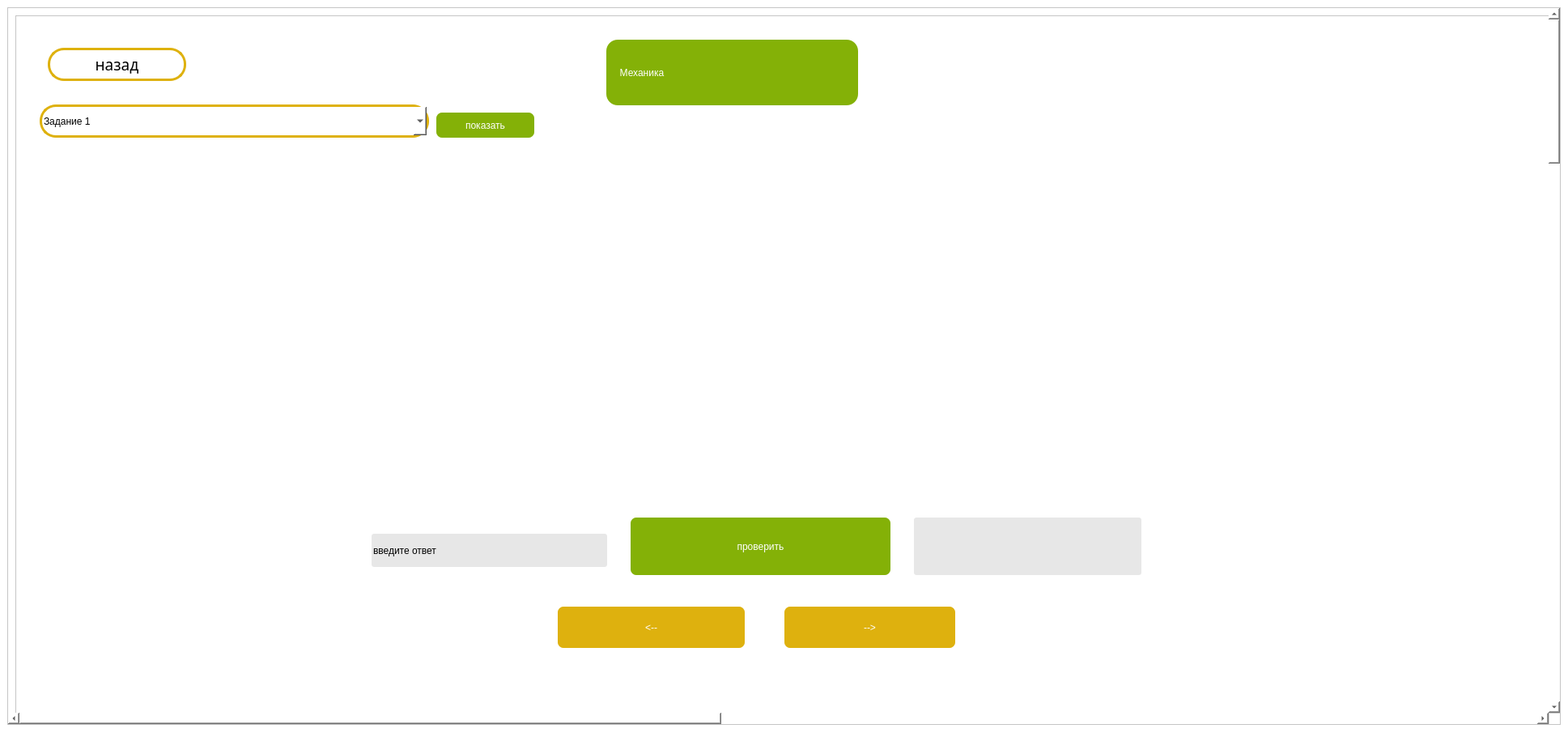
<?xml version="1.0" encoding="UTF-8"?>
<ui version="4.0">
 <class>MainWindow</class>
 <widget class="QMainWindow" name="MainWindow">
  <property name="geometry">
   <rect>
    <x>0</x>
    <y>0</y>
    <width>1937</width>
    <height>926</height>
   </rect>
  </property>
  <property name="windowTitle">
   <string>MainWindow</string>
  </property>
  <property name="styleSheet">
   <string notr="true">background-color: rgb(255, 255, 255);</string>
  </property>
  <widget class="QWidget" name="centralwidget">
   <property name="styleSheet">
    <string notr="true"/>
   </property>
   <layout class="QVBoxLayout" name="verticalLayout">
    <item>
     <widget class="QScrollArea" name="scrollArea">
      <property name="styleSheet">
       <string notr="true">QSCrollBar:vertical{
	boder:none;
	
	background-color: rgb(255, 239, 112);
	width: 14px;
	margin: 15px 0 15px 0;
	boder-radius: 0px;
}
QScrollBar::handle:vertical{
	background-color: rgb(86, 34, 103);
	min-height: 30px;
	border-radius: 7px;
}

QScrollBar::handle:vertical:hoverl{
	
	background-color: rgb(255, 85, 127);
}

QScrollBar::handle:vertical:pressed{
	
	background-color: rgb(55, 115, 255);
}

</string>
      </property>
      <property name="widgetResizable">
       <bool>true</bool>
      </property>
      <widget class="QWidget" name="scrollAreaWidgetContents">
       <property name="geometry">
        <rect>
         <x>0</x>
         <y>0</y>
         <width>5018</width>
         <height>5018</height>
        </rect>
       </property>
       <layout class="QVBoxLayout" name="verticalLayout_2">
        <item>
         <widget class="QFrame" name="frame">
          <property name="minimumSize">
           <size>
            <width>5000</width>
            <height>5000</height>
           </size>
          </property>
          <property name="styleSheet">
           <string notr="true"/>
          </property>
          <property name="frameShape">
           <enum>QFrame::StyledPanel</enum>
          </property>
          <property name="frameShadow">
           <enum>QFrame::Raised</enum>
          </property>
          <widget class="QLabel" name="logoLabel">
           <property name="geometry">
            <rect>
             <x>280</x>
             <y>20</y>
             <width>281</width>
             <height>81</height>
            </rect>
           </property>
           <property name="text">
            <string/>
           </property>
          </widget>
          <widget class="QPushButton" name="backButton">
           <property name="geometry">
            <rect>
             <x>40</x>
             <y>40</y>
             <width>171</width>
             <height>41</height>
            </rect>
           </property>
           <property name="font">
            <font>
             <family>Sitka Text Semibold</family>
             <pointsize>14</pointsize>
             <weight>7</weight>
             <italic>false</italic>
             <bold>false</bold>
            </font>
           </property>
           <property name="styleSheet">
            <string notr="true">background-color: rgba(255, 255, 255);
                color: rgb(0, 0, 0);
                font: 63 14pt &quot;Sitka Text Semibold&quot;;
                border-radius: 20px;

                border-width:3px;
                border-style: solid;
                border-color:rgb(222, 177, 14);</string>
           </property>
           <property name="text">
            <string>назад</string>
           </property>
          </widget>
          <widget class="QLabel" name="label">
           <property name="geometry">
            <rect>
             <x>730</x>
             <y>30</y>
             <width>311</width>
             <height>81</height>
            </rect>
           </property>
           <property name="styleSheet">
            <string notr="true">font: 63 30pt &quot;Sitka Text Semibold&quot;;
background-color: rgb(132, 177, 7);
color: rgb(255, 255, 255);
	border-radius: 14px;</string>
           </property>
           <property name="text">
            <string>     Механика</string>
           </property>
          </widget>
          <widget class="QComboBox" name="comboBox">
           <property name="geometry">
            <rect>
             <x>30</x>
             <y>110</y>
             <width>481</width>
             <height>41</height>
            </rect>
           </property>
           <property name="styleSheet">
            <string notr="true">background-color: rgba(255, 255, 255);
                color: rgb(0, 0, 0);
                font: 63 14pt &quot;Sitka Text Semibold&quot;;
                border-radius: 20px;

                border-width:3px;
                border-style: solid;
                border-color:rgb(222, 177, 14);</string>
           </property>
           <item>
            <property name="text">
             <string>Задание 1</string>
            </property>
           </item>
           <item>
            <property name="text">
             <string>Задание 2</string>
            </property>
           </item>
           <item>
            <property name="text">
             <string>Задание 3</string>
            </property>
           </item>
           <item>
            <property name="text">
             <string>Задание 4</string>
            </property>
           </item>
           <item>
            <property name="text">
             <string>Задание 5</string>
            </property>
           </item>
           <item>
            <property name="text">
             <string>Задание 6</string>
            </property>
           </item>
           <item>
            <property name="text">
             <string>Задание 18</string>
            </property>
           </item>
           <item>
            <property name="text">
             <string>Задание 22</string>
            </property>
           </item>
           <item>
            <property name="text">
             <string>Задание 26</string>
            </property>
           </item>
          </widget>
          <widget class="QPushButton" name="showButton">
           <property name="geometry">
            <rect>
             <x>520</x>
             <y>120</y>
             <width>121</width>
             <height>31</height>
            </rect>
           </property>
           <property name="styleSheet">
            <string notr="true">font: 63 14pt &quot;Sitka Text Semibold&quot;;
background-color: rgb(132, 177, 7);
color: rgb(255, 255, 255);
border-radius: 7px;</string>
           </property>
           <property name="text">
            <string>показать</string>
           </property>
          </widget>
          <widget class="QLabel" name="photoLabel">
           <property name="geometry">
            <rect>
             <x>980</x>
             <y>280</y>
             <width>681</width>
             <height>311</height>
            </rect>
           </property>
           <property name="text">
            <string/>
           </property>
          </widget>
          <widget class="QPushButton" name="returnButton">
           <property name="geometry">
            <rect>
             <x>670</x>
             <y>730</y>
             <width>231</width>
             <height>51</height>
            </rect>
           </property>
           <property name="styleSheet">
            <string notr="true">font: 63 14pt &quot;Sitka Text Semibold&quot;;
background-color: rgb(222, 177, 14);
color: rgb(255, 255, 255);
border-radius: 7px;</string>
           </property>
           <property name="text">
            <string>&lt;--</string>
           </property>
          </widget>
          <widget class="QPushButton" name="nextButton">
           <property name="geometry">
            <rect>
             <x>950</x>
             <y>730</y>
             <width>211</width>
             <height>51</height>
            </rect>
           </property>
           <property name="styleSheet">
            <string notr="true">font: 63 14pt &quot;Sitka Text Semibold&quot;;
background-color: rgb(222, 177, 14);
color: rgb(255, 255, 255);
border-radius: 7px;</string>
           </property>
           <property name="text">
            <string>--&gt;</string>
           </property>
          </widget>
          <widget class="QLabel" name="textLabel">
           <property name="geometry">
            <rect>
             <x>460</x>
             <y>270</y>
             <width>511</width>
             <height>321</height>
            </rect>
           </property>
           <property name="styleSheet">
            <string notr="true">background-color: rgba(255, 255, 255);
color: rgb(0, 0, 0);
border-color: rgb(255, 255, 255);
font: 63 22pt &quot;Sitka Text Semibold&quot;;</string>
           </property>
           <property name="text">
            <string/>
           </property>
           <property name="alignment">
            <set>Qt::AlignLeading|Qt::AlignLeft|Qt::AlignTop</set>
           </property>
          </widget>
          <widget class="QLineEdit" name="answerEdit">
           <property name="geometry">
            <rect>
             <x>440</x>
             <y>640</y>
             <width>291</width>
             <height>41</height>
            </rect>
           </property>
           <property name="styleSheet">
            <string notr="true">background-color: rgba(255, 255, 255);
color: rgb(0, 0, 0);
border-color: rgb(255, 255, 255);
font: 63 14pt &quot;Sitka Text Semibold&quot;;
background-color: rgba(194, 194, 194, 100);
border-radius: 3px;
</string>
           </property>
           <property name="text">
            <string>введите ответ</string>
           </property>
          </widget>
          <widget class="QPushButton" name="checkButton">
           <property name="geometry">
            <rect>
             <x>760</x>
             <y>620</y>
             <width>321</width>
             <height>71</height>
            </rect>
           </property>
           <property name="styleSheet">
            <string notr="true">font: 63 14pt &quot;Sitka Text Semibold&quot;;
background-color: rgb(132, 177, 7);
color: rgb(255, 255, 255);
border-radius: 7px;</string>
           </property>
           <property name="text">
            <string>проверить</string>
           </property>
          </widget>
          <widget class="QLabel" name="rightLabel">
           <property name="geometry">
            <rect>
             <x>1110</x>
             <y>620</y>
             <width>281</width>
             <height>71</height>
            </rect>
           </property>
           <property name="styleSheet">
            <string notr="true">background-color: rgba(255, 255, 255);
color: rgb(0, 0, 0);
border-color: rgb(255, 255, 255);
font: 63 14pt &quot;Sitka Text Semibold&quot;;
background-color: rgba(194, 194, 194, 100);
border-radius: 3px;
</string>
           </property>
           <property name="text">
            <string/>
           </property>
          </widget>
          <widget class="QLabel" name="numLabel">
           <property name="geometry">
            <rect>
             <x>310</x>
             <y>280</y>
             <width>121</width>
             <height>41</height>
            </rect>
           </property>
           <property name="styleSheet">
            <string notr="true">background-color: rgba(255, 255, 255);
color: rgb(0, 0, 0);
border-color: rgb(255, 255, 255);
font: 63 22pt &quot;Sitka Text Semibold&quot;;</string>
           </property>
           <property name="text">
            <string/>
           </property>
          </widget>
          <widget class="QLabel" name="decisionLabel">
           <property name="geometry">
            <rect>
             <x>450</x>
             <y>800</y>
             <width>841</width>
             <height>621</height>
            </rect>
           </property>
           <property name="text">
            <string/>
           </property>
          </widget>
          <widget class="QLabel" name="decisionLabell">
           <property name="geometry">
            <rect>
             <x>140</x>
             <y>810</y>
             <width>311</width>
             <height>61</height>
            </rect>
           </property>
           <property name="styleSheet">
            <string notr="true"/>
           </property>
           <property name="text">
            <string/>
           </property>
           <property name="alignment">
            <set>Qt::AlignCenter</set>
           </property>
          </widget>
          <zorder>logoLabel</zorder>
          <zorder>backButton</zorder>
          <zorder>label</zorder>
          <zorder>comboBox</zorder>
          <zorder>showButton</zorder>
          <zorder>returnButton</zorder>
          <zorder>nextButton</zorder>
          <zorder>textLabel</zorder>
          <zorder>photoLabel</zorder>
          <zorder>answerEdit</zorder>
          <zorder>checkButton</zorder>
          <zorder>rightLabel</zorder>
          <zorder>numLabel</zorder>
          <zorder>decisionLabel</zorder>
          <zorder>decisionLabell</zorder>
         </widget>
        </item>
       </layout>
      </widget>
     </widget>
    </item>
   </layout>
  </widget>
  <widget class="QMenuBar" name="menubar">
   <property name="geometry">
    <rect>
     <x>0</x>
     <y>0</y>
     <width>1937</width>
     <height>21</height>
    </rect>
   </property>
  </widget>
  <widget class="QStatusBar" name="statusbar"/>
 </widget>
 <resources/>
 <connections/>
</ui>
